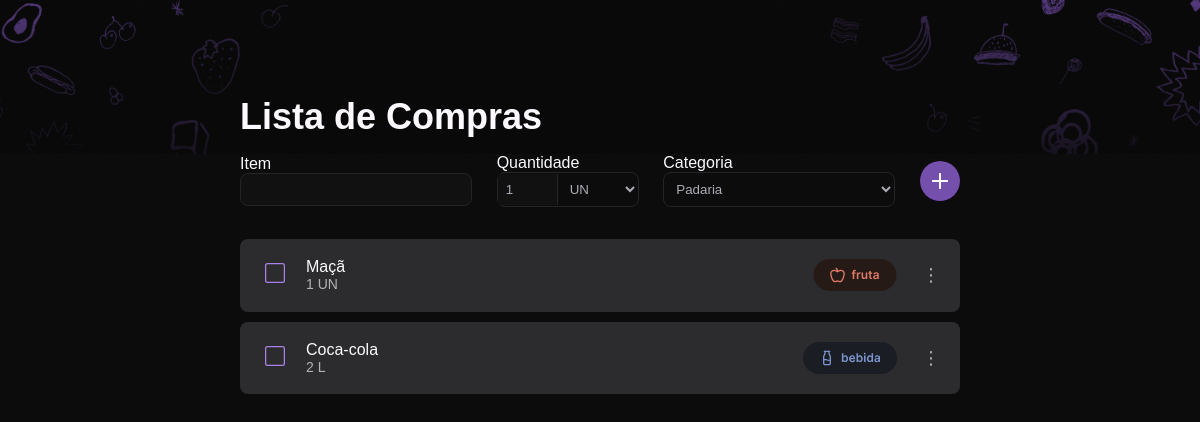
Before: / with the older database file.
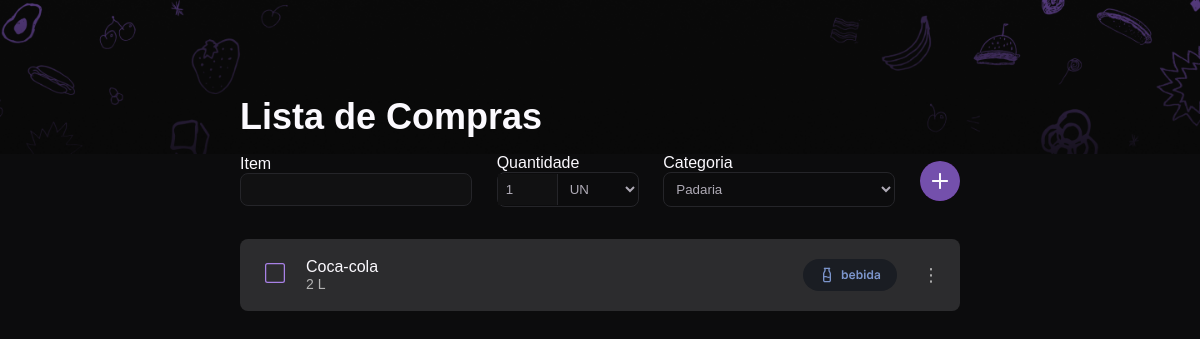
After: the same page with the newer database file.
### produtos/models.py (models this page shows)
class Produto(models.Model):
    CATEGORIA_CHOICES = [
        ("PAD", "Padaria"),
        ("LEG", "Legume"),
        ("CAR", "Carne"),
        ("FRU", "Fruta"),
        ("BEB", "Bebida"),
    ]
    CATEGORIA_IMAGENS = [
        ("PAD", "img/icon/Type=bakery.svg"),
        ("LEG", "img/icon/Type=vegetable.svg"),
        ("CAR", "img/icon/Type=beef.png"),
        ("FRU", "img/icon/Type=fruit.svg"),
        ("BEB", "img/icon/Type=drink.svg"),
    ]
    TIPO = [("UN", "Un."), ("L", "L"), ("KG", "Kg")]
    id = models.BigAutoField(
        auto_created=True, primary_key=True, serialize=False, verbose_name="ID"
    )
    nome = models.CharField(max_length=42)
    quantidade = models.IntegerField()
    tipo = models.CharField(max_length=3, choices=TIPO)
    categoria = models.CharField(max_length=3, choices=CATEGORIA_CHOICES)
    concluida = models.BooleanField(default=False)

### produtos/views.py (the view)
# urls.py: path("", include("produtos.url")),
@csrf_exempt
def produtos(request):
    if request.method == "POST":
        form = ProdutoForm(request.POST)
        print("Dados recebidos do formulário:", request.POST)
        if form.is_valid():
            print("Dados validados:", form.cleaned_data)
            form.save()
            print("Produto salvo com sucesso no banco de dados!")
            return redirect("produtos")
        else:
            print("Erros no formulário:", form.errors)
    else:
        form = ProdutoForm()
    produtos = BuscarProdutos()  # Busca todos os produtos no banco de dados
    options = BuscarOptions()
    icones = BuscarIcones()
    print(icones)
    return render(
        request,
        "main.html",
        {"form": form, "produtos": produtos, "options": options, "icones": icones},
    )

### produtos/form.py
class ProdutoForm(forms.ModelForm):
    class Meta:
        model = Produto
        fields = ['nome', 'quantidade', 'tipo', 'categoria']

### produtos/views.py (called while the page is built)
def BuscarProdutos():
    produtos = Produto.objects.all()
    return produtos

def BuscarOptions():
    categorias = Produto.CATEGORIA_CHOICES
    tipos = Produto.TIPO
    options = {"categorias": categorias, "tipos": tipos}
    return options

def BuscarIcones():
    icones = Produto.CATEGORIA_IMAGENS
    print(icones)
    return icones

### produtos/templates/main.html
{% extends "master.html" %} {% load static %}{% block content %}
<section class="titulo">
  <h1>
    Lista de Compras
  </h1>
</section>
<section class="form">
    {% block myForm %}
      {% include 'form.html' %}
    {% endblock  %}
</section>
<section class="card_list">
  {% block card %}
  {% include 'card.html' %}
  {% endblock %}
</section>
{% endblock %}

### produtos/templates/master.html (shortened to what this page needs)
{% load static %}
<!DOCTYPE html>
<html lang="pt">
<head>
  <link rel="stylesheet" href="{% static 'css/master.css' %}?v={{ STATIC_VERSION }}" />
  <link rel="stylesheet" href="{% static 'css/main.css' %}?v={{ STATIC_VERSION }}" />
  <link rel="stylesheet" href="{% static 'css/card.css' %}?v={{ STATIC_VERSION }}" />
  <link href="https://cdnjs.cloudflare.com/ajax/libs/select2/4.0.13/css/select2.min.css" rel="stylesheet" />
</head>
<body>
  <header class="cover">
    <img src="{% static 'img/Cover.png' %}" alt="" />
  </header>
  <main class="main">{% block content %} {% endblock %}</main>
</body>
</html>

### produtos/templates/form.html (shortened to what this page needs)
{% load static %}
<form method="POST" action="{% url 'produtos' %}">
    <div class="form-row">
        <div class="form-input item">
            <label for="nome">Item</label>
            <input type="text" id="nome" name="nome" />
        </div>
        <div class="form-input quantidade">
            <label for="quantidade">Quantidade</label>
            <div class="quantidade-unidade">
                <input type="number" id="quantidade" name="quantidade" value="1" min="1" />
                <select id="unidade" name="tipo">
                    {% if options %}
                    {% for tipo in options.tipos %}
                    <option value="{{ tipo.0 }}">
                        {{ tipo.0 }}
                    </option>
                    {% endfor %}
                    {% else %}
                    <option value="">Nenhuma unidade disponível</option>
                    {% endif %}
                </select>
            </div>
        </div>
        <div class="form-input categoria">
            <label for="categoria">Categoria</label>
            <select id="categoria" name="categoria">
                {% if options and icones %}
                {% for categoria in options.categorias %}
                {% for tupla in icones %}
                {% if categoria.0 == tupla.0 %}
                <option value="{{ categoria.0 }}">
                    {{ categoria.1 }}
                </option>
                {% endif %}
                {% endfor %}
                {% endfor %}
                {% else %}
                <option value="">Nenhuma unidade disponível</option>
                {% endif %}
            </select>
        </div>
        <div class="form-input">
            <button type="submit" class="btn-adicionar">
            </button>
        </div>
    </div>
</form>

### produtos/templates/card.html (shortened to what this page needs)
{% load static %}
<ul name="myList" class="myList" id="myList">
  {% for item in produtos %}
  <li class="listItem">
    <div class="item-info1">
      <label class="custom-checkbox">
        <span class="checkmark"></span>
      </label>
      <div class="info">
        <label for="item_{{ forloop.counter }}">{{ item.nome }}</label>
        <div class="label-quantidade">
          {{ item.quantidade }} {{ item.tipo }}
        </div>
      </div>
    </div>
    <div class="item-info2">
      <div class="badge {{ item.categoria }}">
        {% if item.categoria == "FRU" %}
        <img src="{% static 'img/icon/Type=fruit.svg' %}" alt="" />
        {% elif item.categoria == "CAR" %}
        <img src="{% static 'img/icon/Type=meat.svg' %}" alt="" />
        {% elif item.categoria == "PAD" %}
        <img src="{% static 'img/icon/Type=bakery.svg' %}" alt="" />
        {% elif item.categoria == "VEG" %}
        <img src="{% static 'img/icon/Type=vegetable.svg' %}" alt="" />
        {% elif item.categoria == "BEB" %}
        <img src="{% static 'img/icon/Type=drink.svg' %}" alt="" />
        {% endif %}
      </div>
      <form method="POST" action="{% url 'deletar_item' item.id %}" class="form_delete" >
        <button type="submit" id="btn_delete" onclick="return confirm('Você tem certeza que deseja deletar este item?');">⋮</button>
    </form>
    </div>
  </li>
  {% endfor %}
</ul>

### produtos/static/css/master.css (style rules this page uses)
* { padding: 0; margin: 0; box-sizing: border-box; }
body { background-color: #0C0C0D; color: #fbf9fe; font-family: Arial, sans-serif; margin: 0; padding: 0; height: 100vh; }
.cover { padding: 0 0; height: 12rem; width: 100%; position: absolute; z-index: -1; }
.cover img { max-width: 100%; height: auto; display: block; }
.main { z-index: 1; position: relative; top: 6rem; width: 45rem; max-width: 100vw; max-height: 100%; margin: 0 auto; display: flex; align-items: center; flex-direction: column; }

### produtos/static/css/main.css (style rules this page uses)
.titulo { text-align: start; font-size: 24px; width: 100%; padding-left: 0; padding-bottom: 1rem; }
.card_list { display: flex; flex-direction: column; margin-top: 2rem; width: 100%; }
.form-row { display: flex; align-items: center; width: 45rem; display: flex; flex-direction: row; justify-content: space-between; gap: .8rem; }
.form-input { display: flex; flex-direction: column; }
.form-input input, .form-input select { padding: 8px; border: 1px solid #252529; background-color: transparent; color: #AFABB6; border-radius: .5rem; width: 232px; }
.form-input input { background-color: #111112; }
.quantidade-unidade { display: flex; align-items: center; border: 1px solid #252529; border-radius: .5rem; }
.quantidade-unidade input { max-width: 60px; border-bottom: none; border-top: none; border-left: none; border-right: 1px solid #252529; border-radius: 0; }
.quantidade-unidade select { max-width: 80px; padding: 8px; background-color: transparent; color: #AFABB6; width: 232px; border: none; }
.btn-adicionar { background-color: #6A1B9A; border: none; border-radius: 50%; width: 40px; height: 40px; display: flex; justify-content: center; align-items: center; background-image: url("/static/img/Hover=false.png"); background-size: cover; transition: background-image 0.8s ease-in; }

### produtos/static/css/card.css (style rules this page uses)
.myList { list-style: none; padding: 0; margin: 0; width: 100%; background-color: transparent; border-radius: 8px; }
.listItem { display: flex; align-items: center; justify-content: space-between; padding: 15px 20px; border-bottom: 1px solid #2c2c2e; background-color: #2c2c2e; border-radius: 8px; margin-bottom: 10px; }
.listItem:last-child { border-bottom: none; }
.custom-checkbox { display: inline-block; position: relative; cursor: pointer; margin-right: 1rem; }
.custom-checkbox .checkmark { display: inline-block; width: 30px; height: 30px; background-image: url("/static/img/checkbox/Checked=falseHover=false.svg"); background-size: cover; transition: background-image 0.8s; }
.item-info1 { display: flex; flex-direction: row; }
.info { display: block; }
.item-info2 { display: flex; flex-direction: row; }
.label-quantidade, .label-tipo { font-size: 14px; color: #b3b3b3; margin-right: 10px; }
.badge { display: flex; align-items: center; justify-content: center; padding: 5px 10px; border-radius: 16px; color: #fff; font-size: 14px; font-weight: 500; }
#btn_delete { background: none; border: none; color: #b3b3b3; cursor: pointer; font-size: 18px; padding: 0; margin-left: 15px; }
.form_delete { display: flex; align-items: center; justify-content: center; }

Changed rows visible on the page:
removed Produto: nome "Maçã", quantidade "1", tipo "UN"
